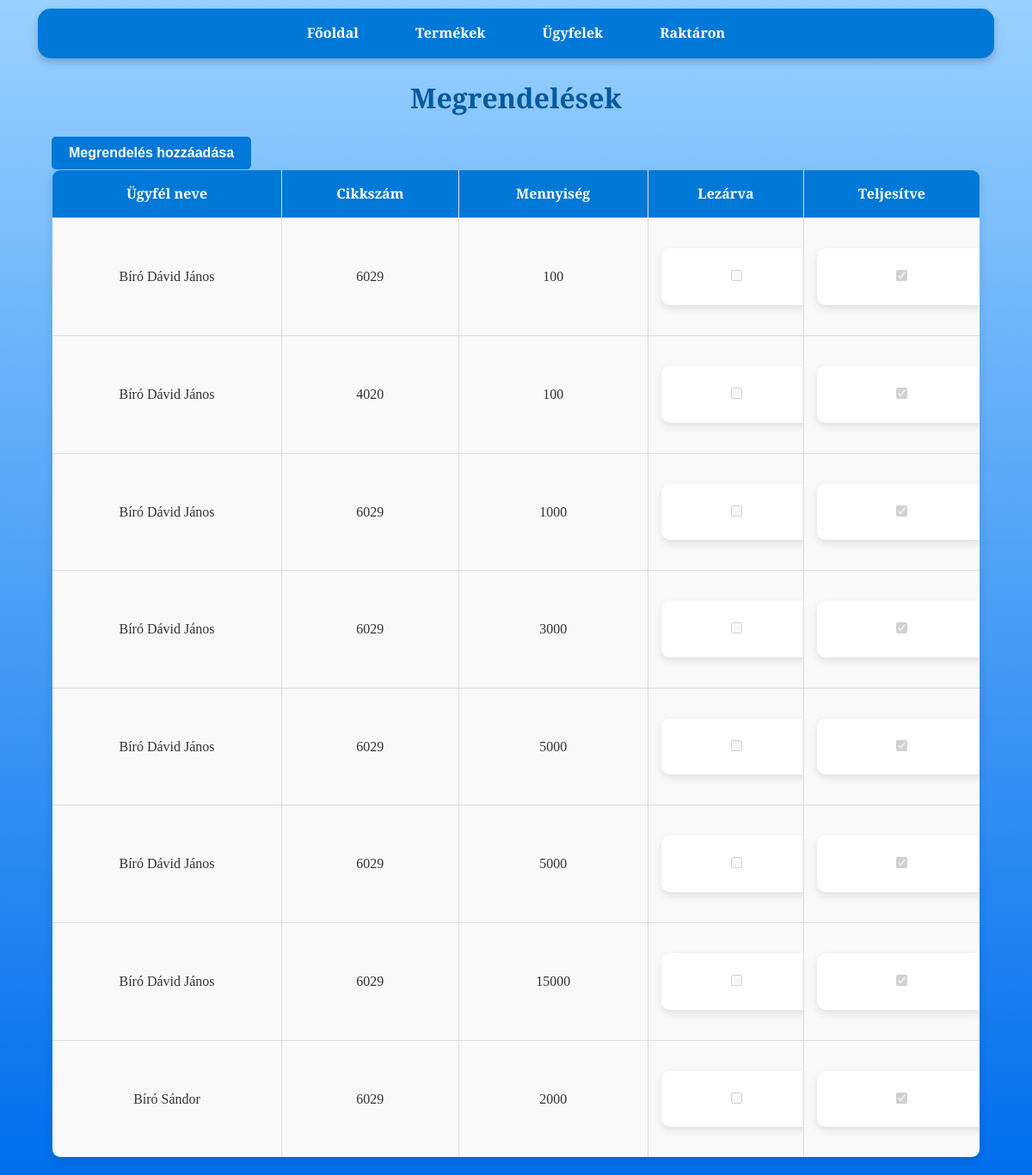
The page /orders on the database as committed earlier.
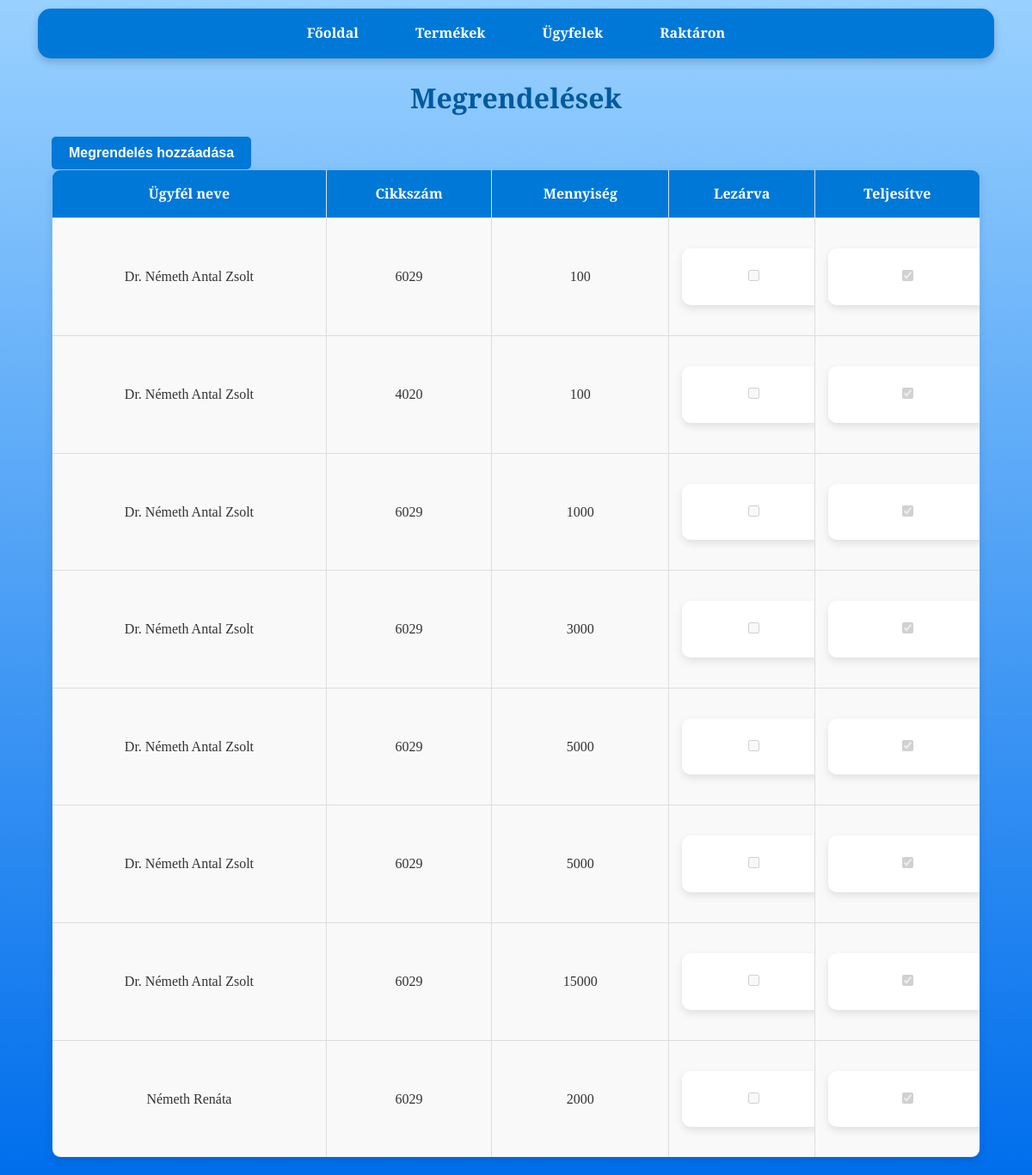
The same page on the database as committed later.
### tables this page shows
CREATE TABLE "orders" (
            id INTEGER PRIMARY KEY,
            customer_id INTEGER,
            cikkszam TEXT,
            mennyiseg INTEGER,
            lezarva INTEGER DEFAULT 0,
            teljesitve INTEGER DEFAULT 0,
            FOREIGN KEY(customer_id) REFERENCES customers(id),
            FOREIGN KEY(cikkszam) REFERENCES products(cikkszam)
        );

CREATE TABLE customers (
                    id INTEGER PRIMARY KEY,
                    nev TEXT,
                    iranyitoszam TEXT,
                    varos TEXT,
                    utca TEXT,
                    hazszam TEXT,
                    email TEXT);

### app.py (the view)
@app.route('/orders')
def orders():
    conn = get_db_connection()
    orders = conn.execute('''
        SELECT
            orders.id,
            customers.nev,
            orders.cikkszam,
            orders.mennyiseg,
            orders.lezarva,
            orders.teljesitve
        FROM orders
        JOIN customers ON orders.customer_id = customers.id
    ''').fetchall()
    conn.close()
    return render_template('orders.html', orders=orders)

### app.py (called while the page is built)
def get_db_connection():
    conn = sqlite3.connect('database.db')
    conn.row_factory = sqlite3.Row
    return conn

### templates/orders.html (shortened to what this page needs)
<!DOCTYPE html>
<html lang="hu">
<head>
    <link rel="stylesheet" href="{{ url_for('static', filename='css/style.css') }}">
</head>
<body>
    <nav>
        <a href="{{ url_for('index') }}">Főoldal</a>
        <a href="{{ url_for('products') }}">Termékek</a>
        <a href="{{ url_for('customers') }}">Ügyfelek</a>
        <a href="{{ url_for('stock') }}">Raktáron</a>
    </nav>
    <h1>Megrendelések</h1>
    <div class="container">
        <a href="{{ url_for('add_order') }}">
            <button>Megrendelés hozzáadása</button>
        </a>
        <table>
            <thead>
                <tr>
                    <th>Ügyfél neve</th>
                    <th>Cikkszám</th>
                    <th>Mennyiség</th>
                    <th>Lezárva</th>
                    <th>Teljesítve</th>
                </tr>
            </thead>
            <tbody>
                {% for order in orders %}
                <tr>
                    <td>{{ order.nev }}</td>
                    <td>{{ order.cikkszam }}</td>
                    <td>{{ order.mennyiseg }}</td>
                    <td>
                        <form action="{{ url_for('update_order_status', order_id=order.id) }}" method="POST" class="nem">
                            <input type="checkbox" name="lezarva" {% if order.lezarva %}checked{% endif %} onchange="this.form.submit()" {% if order.teljesitve %}disabled{% endif %}>
                        </form>
                    </td>
                    <td>
                        <form action="{{ url_for('update_order_status', order_id=order.id) }}" method="POST" class="nem">
                            <input type="checkbox" name="teljesitve" {% if order.teljesitve %}checked{% endif %} onchange="this.form.submit()" {% if order.teljesitve %}disabled{% endif %}>
                        </form>
                    </td>
                </tr>
                {% endfor %}
            </tbody>
        </table>
    </div>
</body>
</html>

Rows that differ between the two databases and show on the page:
changed through a linked row, orders (number 1 of 8 on the later page): nev "Bíró Dávid János" → "Dr. Németh Antal Zsolt"
changed through a linked row, orders (number 2 of 8 on the later page): nev "Bíró Dávid János" → "Dr. Németh Antal Zsolt"
changed through a linked row, orders (number 3 of 8 on the later page): nev "Bíró Dávid János" → "Dr. Németh Antal Zsolt"
changed through a linked row, orders (number 4 of 8 on the later page): nev "Bíró Dávid János" → "Dr. Németh Antal Zsolt"
changed through a linked row, orders (number 5 of 8 on the later page): nev "Bíró Dávid János" → "Dr. Németh Antal Zsolt"
changed through a linked row, orders (number 6 of 8 on the later page): nev "Bíró Dávid János" → "Dr. Németh Antal Zsolt"
changed through a linked row, orders (number 7 of 8 on the later page): nev "Bíró Dávid János" → "Dr. Németh Antal Zsolt"
changed through a linked row, orders: nev "Bíró Sándor" → "Németh Renáta"
